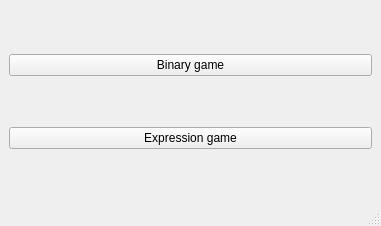
<?xml version="1.0" encoding="UTF-8"?>
<ui version="4.0">
 <class>MainWindow</class>
 <widget class="QMainWindow" name="MainWindow">
  <property name="geometry">
   <rect>
    <x>0</x>
    <y>0</y>
    <width>381</width>
    <height>226</height>
   </rect>
  </property>
  <property name="windowTitle">
   <string>Двоичный тьютор</string>
  </property>
  <widget class="QWidget" name="centralwidget">
   <layout class="QVBoxLayout" name="verticalLayout">
    <item>
     <widget class="QPushButton" name="binary_game_button">
      <property name="text">
       <string>Binary game</string>
      </property>
     </widget>
    </item>
    <item>
     <widget class="QPushButton" name="expression_game_button">
      <property name="text">
       <string>Expression game</string>
      </property>
     </widget>
    </item>
   </layout>
  </widget>
  <widget class="QMenuBar" name="menubar">
   <property name="geometry">
    <rect>
     <x>0</x>
     <y>0</y>
     <width>381</width>
     <height>20</height>
    </rect>
   </property>
  </widget>
  <widget class="QStatusBar" name="statusbar"/>
 </widget>
 <resources/>
 <connections/>
</ui>
